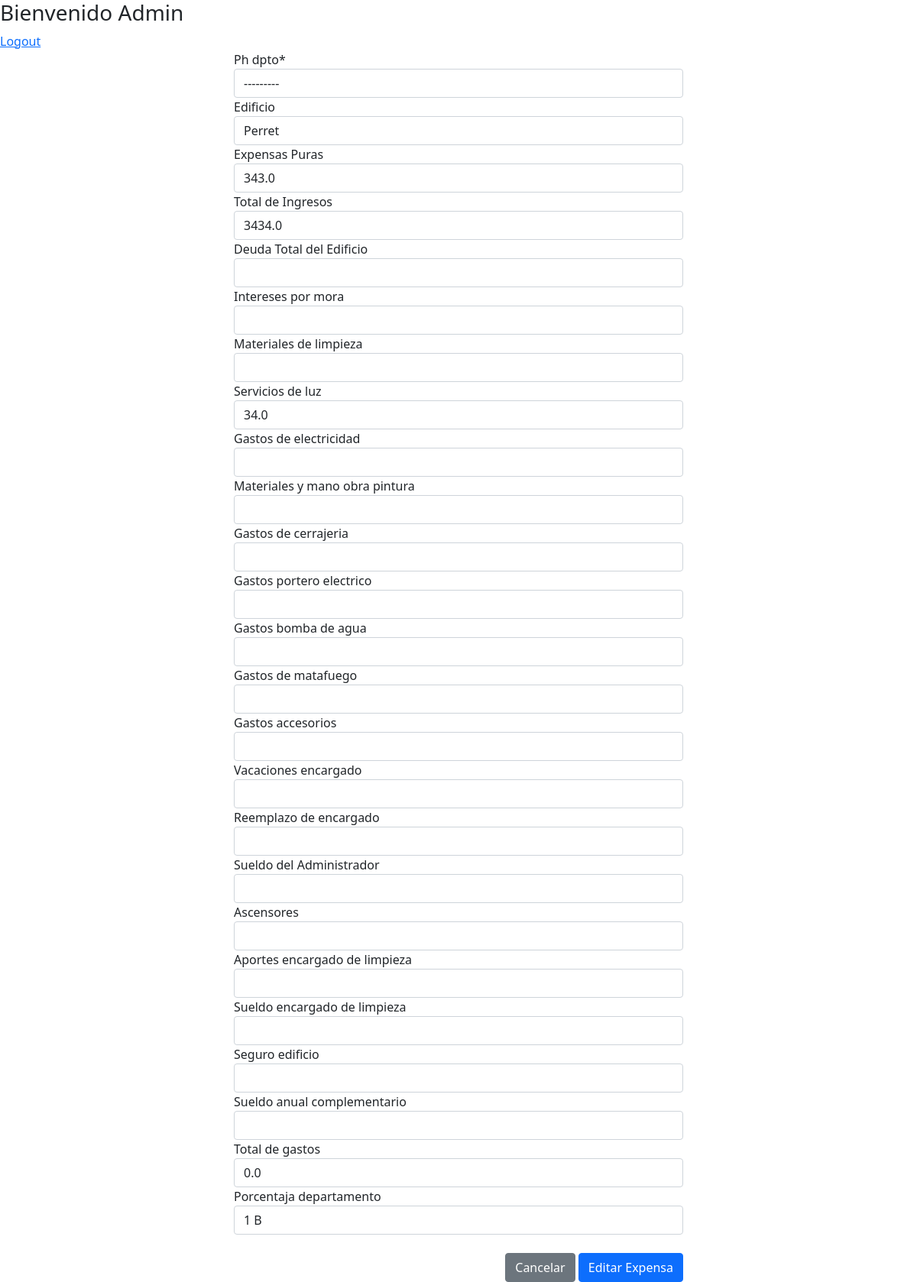
Page /expensa/editar_expensa/1/ (signed in) on the earlier database version.
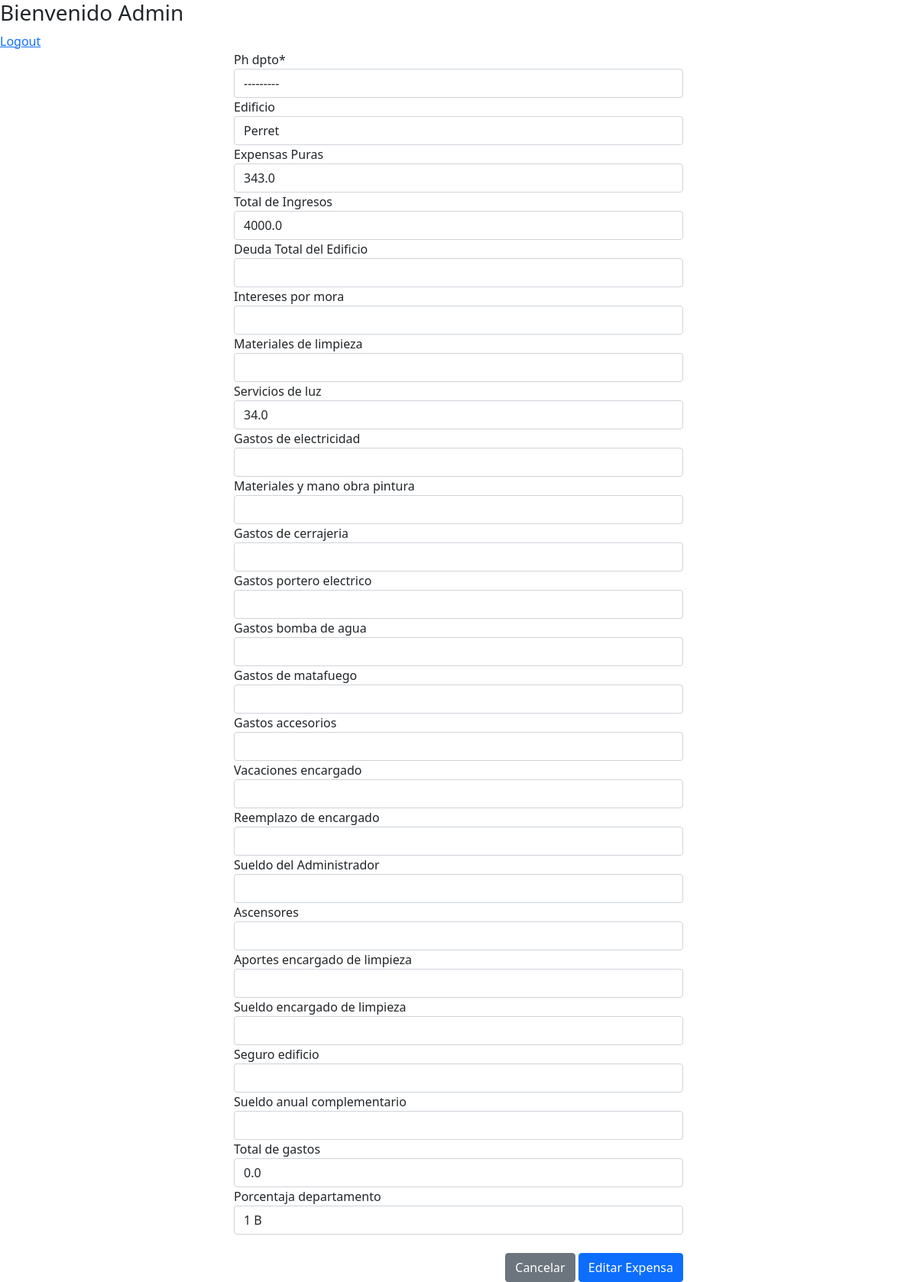
Same page on the later database version.
### Expensas/models.py (models this page shows, shortened)
class Expensas(models.Model):
    ph_dpto = models.ForeignKey(Departamento,on_delete=models.CASCADE,related_name="PH")
    edificio_expensa= models.ForeignKey(Edificio,on_delete=models.CASCADE,verbose_name="Edificio",blank = True, null = True)
    expensas_puras = models.FloatField(verbose_name="Expensas Puras",blank = True, null = True)
    total_ingresos = models.FloatField(verbose_name="Total ingresos",blank = True, null = True)
    deuda_totales = models.FloatField(verbose_name="Total Adeudado",blank = True, null = True, default=None)
    intereses_mora = models.FloatField(verbose_name="Intereses por Mora",blank = True, null = True)
    materiales_limpieza = models.FloatField(verbose_name="materiales de limpieza",blank = True, null = True)
    servicios_luz= models.FloatField(verbose_name="servicios electricidad",blank = True, null = True)
    gastos_electricidad=models.FloatField(verbose_name="materiales y mano obra electricidad",blank = True, null = True)
    gastos_pintura=models.FloatField(verbose_name="materiales y mano obra pintura",blank = True, null = True)
    gastos_cerrajeria=models.FloatField(verbose_name=" materiales y mano de obra cerrajeria",blank = True, null = True)
    gastos_portero_electrico=models.FloatField(verbose_name="service portero electrico",blank = True, null = True)
    gastos_bomba_agua=models.FloatField(verbose_name="service bombas de agua",blank = True, null = True)
    gastos_matafuegos=models.FloatField(verbose_name=" recarga matafuegos",blank = True, null = True)
    gastos_accesorios=models.FloatField(verbose_name=" gastos accesorios",blank = True, null = True)
    vacaciones_encargado =models.FloatField(verbose_name=" vacaciones encargado",blank = True, null = True)
    reemplazo_encargado=models.FloatField(verbose_name=" reemplazo encargado",blank = True, null = True)
    sueldo_administrador = models.FloatField(verbose_name="Sueldo Administrador",blank = True, null = True)
    ascensores = models.FloatField(verbose_name="Gasto Ascensores",blank = True, null = True)
    aportes_encargado_limpieza = models.FloatField(verbose_name="Aportes Encargado Limpieza",blank = True, null = True)
    sueldo_encargado_limpieza = models.FloatField(verbose_name="Sueldo Encargado Limpieza",blank = True, null = True)
    seguro_edificio = models.FloatField(verbose_name="Seguro Edificio",blank = True, null = True)
    sueldo_anual_complementario = models.FloatField(verbose_name="Sueldo Anual Complementario",blank = True, null = True)
    total_gastos = models.FloatField(verbose_name="Total de Gastos (Egreso) ",blank = True, null = True, default=0)
    create_date = models.DateTimeField(auto_now=True,verbose_name="Fecha Creacion")
    porcentaja_departamento = models.ForeignKey(Departamento,on_delete=models.CASCADE,blank = True, null = True)
    class Meta:
        verbose_name = "Expensas"
        verbose_name_plural = "Expensas"

### Expensas/views.py (the view)
# urls.py: path('editar_expensa/<int:pk>/',login_required(ExpensasUpdateView.as_view()),name = 'editar_expensa'),
class ExpensasUpdateView(UpdateView):
    model = Expensas
    form_class = ExpensasForm
    template_name ="editar_expensa.html"
    success_url = reverse_lazy('listar_expensa')

### Administracion/models.py (called while the page is built)
    def __str__(self):
        return self.nombre

    def __str__(self):
        return self.ph

### Expensas/templates/editar_expensa.html
{% extends 'base.html' %} {% block content %} {% load crispy_forms_tags %}
<div class="row">
    <div class="col-12 col-md-6  offset-md-3">
        <form method="POST" autocomplete=off class="" action="">
            {% csrf_token %} {{form | crispy}}
            <br>
            <div class="d-flex justify-content-end">
                <input type="reset" value="Cancelar" class="btn btn-secondary"> &nbsp;
                <button type="submit" id="btnEnviar" class="btn btn-primary">Editar Expensa</button>
            </div>
        </form>
    </div>
</div>
{% endblock %}

Differences in the rows shown:
changed Expensas "Perret": total_ingresos "3434.0" → "4000.0"
